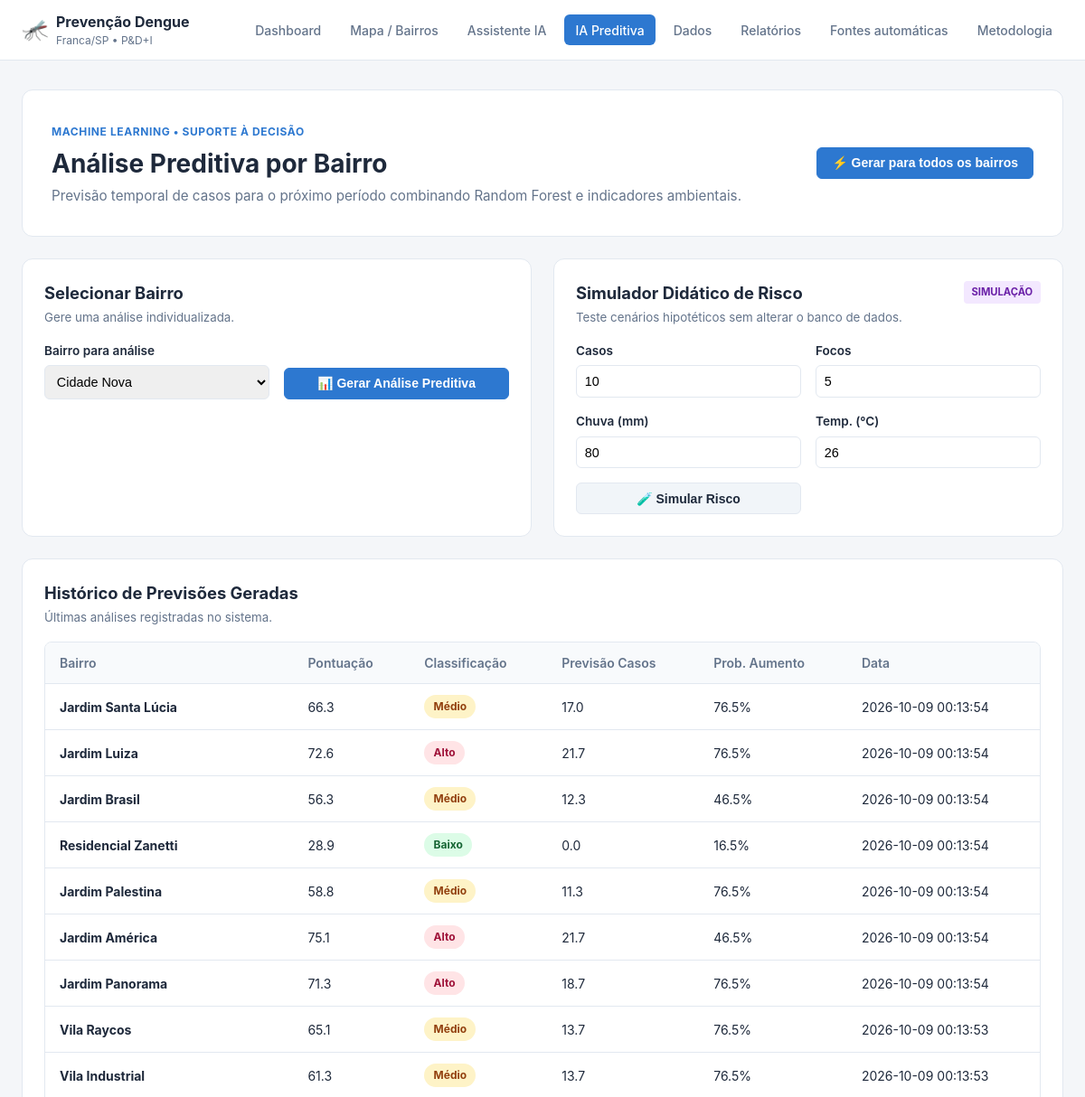
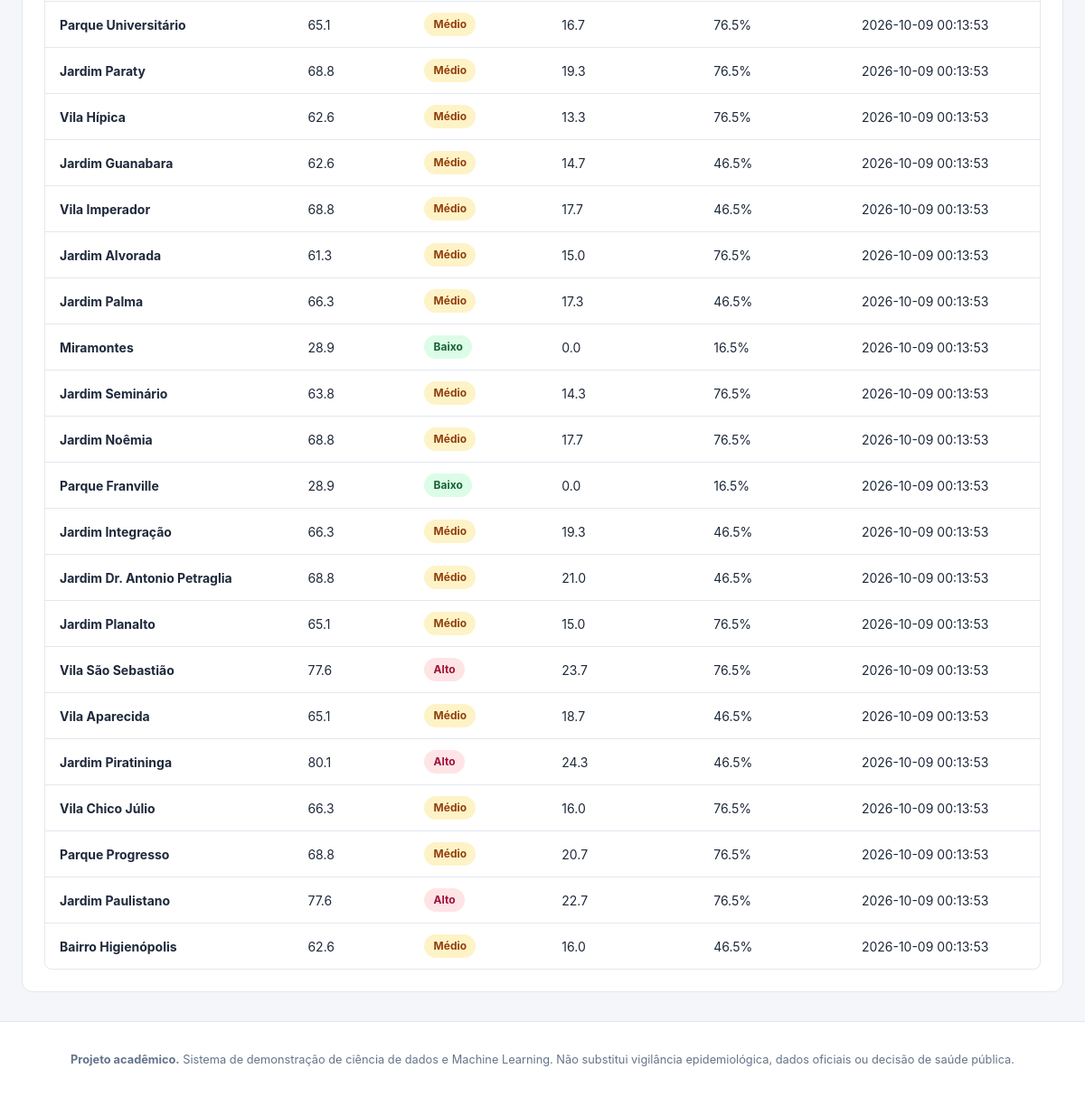
The page /previsao?bairro=2 on the database its author committed (2 pictures, top to bottom).
### tables this page shows
CREATE TABLE previsoes (
            id INTEGER PRIMARY KEY AUTOINCREMENT,
            bairro_id INTEGER NOT NULL,
            data_previsao TEXT DEFAULT CURRENT_TIMESTAMP,
            pontuacao_risco REAL NOT NULL,
            classificacao TEXT NOT NULL,
            fatores_principais TEXT,
            metodo TEXT,
            mae_modelo REAL,
            rmse_modelo REAL,
            r2_modelo REAL,
            mae_teste REAL,
            rmse_teste REAL,
            r2_teste REAL,
            registro_referencia_id INTEGER,
            previsao_casos REAL,
            limite_inferior REAL,
            limite_superior REAL,
            probabilidade_aumento REAL,
            horizonte_periodos INTEGER DEFAULT 1,
            observacao TEXT,
            FOREIGN KEY (bairro_id) REFERENCES bairros(id) ON DELETE CASCADE
        );

CREATE TABLE bairros (
            id INTEGER PRIMARY KEY AUTOINCREMENT,
            nome TEXT NOT NULL UNIQUE,
            populacao INTEGER
        , codigo_ibge_bairro TEXT, latitude REAL, longitude REAL, populacao_origem TEXT DEFAULT 'manual', geometria_origem TEXT);

### app.py (the view, shortened to what this page needs)
@app.route("/previsao", methods=["GET", "POST"])
def previsao():
    conn = get_db()
    bairros = conn.execute("SELECT * FROM bairros ORDER BY nome").fetchall()
    resultado = None
    bairro_selecionado = None
    if request.method == "POST":
        bairro_id = parse_int(request.form.get("bairro_id"), 1)
        bairro_selecionado = conn.execute("SELECT * FROM bairros WHERE id=?", (bairro_id,)).fetchone() if bairro_id else None
        if bairro_selecionado:
            resultado = gerar_previsao(bairro_id, salvar=True)
        else:
            flash("Selecione um bairro válido.", "erro")
    elif request.args.get("bairro", type=int):
        bairro_id = request.args.get("bairro", type=int)
        bairro_selecionado = conn.execute("SELECT * FROM bairros WHERE id=?", (bairro_id,)).fetchone()
    historico = conn.execute("""
        SELECT p.*, b.nome bairro_nome FROM previsoes p
        JOIN bairros b ON b.id=p.bairro_id ORDER BY p.id DESC LIMIT 30
    """).fetchall()
    avaliacao = None
    cache = treinar_modelo_temporal(conn)
    return render_template("previsao.html", bairros=bairros, resultado=resultado,
                           bairro_selecionado=bairro_selecionado, historico=historico, avaliacao=avaliacao)

### app.py (called while the page is built, shortened)
def _configurar_conexao(conn):
    conn.row_factory = sqlite3.Row
    conn.execute(f"PRAGMA busy_timeout = {SQLITE_BUSY_TIMEOUT_MS}")
    conn.execute("PRAGMA foreign_keys = ON")
    try:
        conn.execute("PRAGMA journal_mode = WAL")
    except sqlite3.DatabaseError:
        pass
    return conn

def get_db():
    if "db" not in g:
        g.db = _configurar_conexao(sqlite3.connect(DB_PATH, timeout=30))
    return g.db

@app.teardown_appcontext
def fechar_db(exception=None):
    db = g.pop("db", None)
    if db is not None:
        db.close()

@app.context_processor
def contexto_global():
    def csrf_token():
        token = session.get("_csrf")
        if not token:
            token = secrets.token_urlsafe(32)
            session["_csrf"] = token
        return token
    return {"csrf_token": csrf_token, "status_origem_foco": status_origem_foco}

@app.before_request
def proteger_post():
    if request.method != "POST":
        return

def treinar_modelo_temporal(conn, force=False):
    ultima_mod = conn.execute("SELECT MAX(data_cadastro) FROM dados_historicos").fetchone()[0]
    with _MODEL_LOCK:
        cache_pronto = (
            not force
            and _MODEL_CACHE.get("versao") == MODELO_VERSAO
            and _MODEL_CACHE.get("timestamp") == ultima_mod
            and _MODEL_CACHE.get("df") is not None
        )
        if cache_pronto:
            return _MODEL_CACHE

### templates/previsao.html (shortened to what this page needs)
{% extends "base.html" %}
{% block conteudo %}
<section class="hero">
  <div>
    <span class="eyebrow">MACHINE LEARNING • SUPORTE À DECISÃO</span>
    <h1>Análise Preditiva por Bairro</h1>
    <p class="subtitulo">Previsão temporal de casos para o próximo período combinando Random Forest e indicadores ambientais.</p>
  </div>
  <div class="hero-acoes">
    <form action="{{ url_for('gerar_todas_previsoes') }}" method="post">
      <button class="botao botao-primario" type="submit">⚡ Gerar para todos os bairros</button>
    </form>
  </div>
</section>
<section class="grid-2">
  <div class="painel">
    <div class="painel-cabecalho">
      <div>
        <h2>Selecionar Bairro</h2>
        <small>Gere uma análise individualizada.</small>
      </div>
    </div>
    <form method="post" action="{{ url_for('previsao') }}" class="formulario formulario-grid">
      <label>Bairro para análise
        <select name="bairro_id" required>
          {% for b in bairros %}
            <option value="{{ b.id }}" {% if bairro_selecionado and bairro_selecionado.id == b.id %}selected{% endif %}>{{ b.nome }}</option>
          {% endfor %}
        </select>
      </label>
      <button class="botao botao-primario" type="submit">📊 Gerar Análise Preditiva</button>
    </form>
  </div>
  <div class="painel">
    <div class="painel-cabecalho">
      <div>
        <h2>Simulador Didático de Risco</h2>
        <small>Teste cenários hipotéticos sem alterar o banco de dados.</small>
      </div>
      <span class="tag tag-roxo">Simulação</span>
    </div>
    <form onsubmit="return simularRisco(event)" class="formulario formulario-grid">
      <label>Casos<input type="number" id="simCasos" min="0" value="10"></label>
      <label>Focos<input type="number" id="simFocos" min="0" value="5"></label>
      <label>Chuva (mm)<input type="number" id="simChuva" min="0" value="80"></label>
      <label>Temp. (°C)<input type="number" id="simTemp" min="-10" max="50" value="26"></label>
      <button class="botao botao-secundario" type="submit">🧪 Simular Risco</button>
    </form>
  </div>
</section>
<section class="painel">
  <div class="painel-cabecalho">
    <div>
      <h2>Histórico de Previsões Geradas</h2>
      <small>Últimas análises registradas no sistema.</small>
    </div>
  </div>
  <div class="tabela-scroll">
    <table class="tabela tabela-compacta">
      <thead>
        <tr>
          <th>Bairro</th>
          <th>Pontuação</th>
          <th>Classificação</th>
          <th>Previsão Casos</th>
          <th>Prob. Aumento</th>
          <th>Data</th>
        </tr>
      </thead>
      <tbody>
        {% for item in historico %}
        <tr>
          <td><strong>{{ item.bairro_nome }}</strong></td>
          <td>{{ '%.1f'|format(item.pontuacao_risco) if item.pontuacao_risco is not none else '—' }}</td>
          <td><span class="selo selo-{{ 'vermelho' if item.classificacao == 'Alto' else ('amarelo' if item.classificacao == 'Médio' else 'verde') }}">{{ item.classificacao }}</span></td>
          <td>{{ '%.1f'|format(item.previsao_casos) if item.previsao_casos is not none else '—' }}</td>
          <td>{{ '%.1f'|format(item.probabilidade_aumento * 100) if item.probabilidade_aumento is not none else '—' }}%</td>
          <td>{{ item.data_previsao }}</td>
        </tr>
        {% else %}
        <tr>
          <td colspan="6" class="vazio">Nenhuma previsão gerada ainda.</td>
        </tr>
        {% endfor %}
      </tbody>
    </table>
  </div>
</section>
{% endblock %}

### static/style.css (style rules this page uses)
:root { --primary: #2d78d0; --primary-dark: #1e5cb3; --bg-color: #f4f6f9; --card-bg: #ffffff; --text-main: #1e293b; --text-muted: #64748b; --border-color: #e2e8f0; --red: #e11d48; --yellow: #d97706; --green: #16a34a; --blue: #2563eb; --purple: #7c3aed; --orange: #ea580c; }
* { box-sizing: border-box; margin: 0; padding: 0; }
body { font-family: -apple-system, BlinkMacSystemFont, "Segoe UI", Roboto, Helvetica, Arial, sans-serif; background-color: var(--bg-color); color: var(--text-main); line-height: 1.5; }
.grid-2 { display: grid; grid-template-columns: repeat(auto-fit, minmax(320px, 1fr)); gap: 1.5rem; }
.hero { background: #ffffff; border: 1px solid var(--border-color); border-radius: 12px; padding: 2rem; display: flex; justify-content: space-between; align-items: center; gap: 1.5rem; flex-wrap: wrap; }
.eyebrow { font-size: 0.75rem; font-weight: 700; color: var(--primary); letter-spacing: 0.05em; text-transform: uppercase; }
.hero h1 { font-size: 1.75rem; margin: 0.25rem 0; color: var(--text-main); }
.subtitulo { color: var(--text-muted); font-size: 0.95rem; }
.hero-acoes { display: flex; align-items: center; gap: 0.5rem; flex-wrap: wrap; }
.hero-acoes form { display: inline-flex; margin: 0; }
.painel { background: #ffffff; border: 1px solid var(--border-color); border-radius: 12px; padding: 1.5rem; }
.painel-cabecalho { display: flex; justify-content: space-between; align-items: flex-start; margin-bottom: 1rem; flex-wrap: wrap; gap: 1rem; }
.painel-cabecalho h2 { font-size: 1.15rem; color: var(--text-main); }
.painel-cabecalho small { color: var(--text-muted); display: block; margin-top: 0.2rem; }
.botao { display: inline-flex; align-items: center; justify-content: center; padding: 0.53rem 1rem; font-size: 0.875rem; font-weight: 600; border-radius: 6px; border: 1px solid var(--border-color); background: #ffffff; color: var(--text-main); cursor: pointer; text-decoration: none; transition: background 0.2s; }
.botao-primario { background: var(--primary); color: #ffffff; border-color: var(--primary); }
.botao-secundario { background: #f1f5f9; }
.tag { display: inline-block; padding: 0.25rem 0.55rem; font-size: 0.7rem; font-weight: 700; border-radius: 4px; text-transform: uppercase; white-space: nowrap; width: fit-content; }
.tag-roxo { background: #f3e8ff; color: #6b21a8; }
.selo { display: inline-block; padding: 0.25rem 0.65rem; border-radius: 9999px; font-size: 0.75rem; font-weight: 700; white-space: nowrap; }
.selo-vermelho { background: #ffe4e6; color: #9f1239; }
.selo-amarelo { background: #fef3c7; color: #92400e; }
.selo-verde { background: #dcfce7; color: #166534; }
.tabela-scroll { overflow-x: auto; border-radius: 8px; border: 1px solid var(--border-color); }
.tabela { width: 100%; border-collapse: collapse; text-align: left; font-size: 0.875rem; white-space: nowrap; }
.tabela th, .tabela td { padding: 0.75rem 1rem; border-bottom: 1px solid var(--border-color); }
.tabela th { background: #f8fafc; color: var(--text-muted); font-weight: 600; }
.tabela tr:last-child td { border-bottom: none; }
.formulario-grid { display: grid; grid-template-columns: repeat(auto-fit, minmax(200px, 1fr)); gap: 1rem; align-items: end; }
.formulario label { display: flex; flex-direction: column; gap: 0.4rem; font-size: 0.85rem; font-weight: 600; width: 100%; }
.formulario input, .formulario select { padding: 0.55rem; border: 1px solid var(--border-color); border-radius: 6px; font-size: 0.9rem; width: 100%; }

### rows shown on the page
previsoes: bairro_nome "Jardim Santa Lúcia", pontuacao_risco "66.3", classificacao "Médio", previsao_casos "17.0", probabilidade_aumento "76.5", data_previsao "2026-10-09 00:13:54"
previsoes: bairro_nome "Jardim Luiza", pontuacao_risco "72.6", classificacao "Alto", previsao_casos "21.7", probabilidade_aumento "76.5", data_previsao "2026-10-09 00:13:54"
previsoes: bairro_nome "Jardim Brasil", pontuacao_risco "56.3", classificacao "Médio", previsao_casos "12.3", probabilidade_aumento "46.5", data_previsao "2026-10-09 00:13:54"
previsoes: bairro_nome "Residencial Zanetti", pontuacao_risco "28.9", classificacao "Baixo", previsao_casos "0.0", probabilidade_aumento "16.5", data_previsao "2026-10-09 00:13:54"
previsoes: bairro_nome "Jardim Palestina", pontuacao_risco "58.8", classificacao "Médio", previsao_casos "11.3", probabilidade_aumento "76.5", data_previsao "2026-10-09 00:13:54"
previsoes: bairro_nome "Jardim América", pontuacao_risco "75.1", classificacao "Alto", previsao_casos "21.7", probabilidade_aumento "46.5", data_previsao "2026-10-09 00:13:54"
previsoes: bairro_nome "Jardim Panorama", pontuacao_risco "71.3", classificacao "Alto", previsao_casos "18.7", probabilidade_aumento "76.5", data_previsao "2026-10-09 00:13:54"
previsoes: bairro_nome "Vila Raycos", pontuacao_risco "65.1", classificacao "Médio", previsao_casos "13.7", probabilidade_aumento "76.5", data_previsao "2026-10-09 00:13:53"
previsoes: bairro_nome "Vila Industrial", pontuacao_risco "61.3", classificacao "Médio", previsao_casos "13.7", probabilidade_aumento "76.5", data_previsao "2026-10-09 00:13:53"
previsoes: bairro_nome "Parque Universitário", pontuacao_risco "65.1", classificacao "Médio", previsao_casos "16.7", probabilidade_aumento "76.5", data_previsao "2026-10-09 00:13:53"
previsoes: bairro_nome "Jardim Paraty", pontuacao_risco "68.8", classificacao "Médio", previsao_casos "19.3", probabilidade_aumento "76.5", data_previsao "2026-10-09 00:13:53"
previsoes: bairro_nome "Vila Hípica", pontuacao_risco "62.6", classificacao "Médio", previsao_casos "13.3", probabilidade_aumento "76.5", data_previsao "2026-10-09 00:13:53"
previsoes: bairro_nome "Jardim Guanabara", pontuacao_risco "62.6", classificacao "Médio", previsao_casos "14.7", probabilidade_aumento "46.5", data_previsao "2026-10-09 00:13:53"
previsoes: bairro_nome "Vila Imperador", pontuacao_risco "68.8", classificacao "Médio", previsao_casos "17.7", probabilidade_aumento "46.5", data_previsao "2026-10-09 00:13:53"
previsoes: bairro_nome "Jardim Alvorada", pontuacao_risco "61.3", classificacao "Médio", previsao_casos "15.0", probabilidade_aumento "76.5", data_previsao "2026-10-09 00:13:53"
previsoes: bairro_nome "Jardim Palma", pontuacao_risco "66.3", classificacao "Médio", previsao_casos "17.3", probabilidade_aumento "46.5", data_previsao "2026-10-09 00:13:53"
previsoes: bairro_nome "Miramontes", pontuacao_risco "28.9", classificacao "Baixo", previsao_casos "0.0", probabilidade_aumento "16.5", data_previsao "2026-10-09 00:13:53"
previsoes: bairro_nome "Jardim Seminário", pontuacao_risco "63.8", classificacao "Médio", previsao_casos "14.3", probabilidade_aumento "76.5", data_previsao "2026-10-09 00:13:53"
previsoes: bairro_nome "Jardim Noêmia", pontuacao_risco "68.8", classificacao "Médio", previsao_casos "17.7", probabilidade_aumento "76.5", data_previsao "2026-10-09 00:13:53"
previsoes: bairro_nome "Parque Franville", pontuacao_risco "28.9", classificacao "Baixo", previsao_casos "0.0", probabilidade_aumento "16.5", data_previsao "2026-10-09 00:13:53"
previsoes: bairro_nome "Jardim Integração", pontuacao_risco "66.3", classificacao "Médio", previsao_casos "19.3", probabilidade_aumento "46.5", data_previsao "2026-10-09 00:13:53"
previsoes: bairro_nome "Jardim Dr. Antonio Petraglia", pontuacao_risco "68.8", classificacao "Médio", previsao_casos "21.0", probabilidade_aumento "46.5", data_previsao "2026-10-09 00:13:53"
previsoes: bairro_nome "Jardim Planalto", pontuacao_risco "65.1", classificacao "Médio", previsao_casos "15.0", probabilidade_aumento "76.5", data_previsao "2026-10-09 00:13:53"
previsoes: bairro_nome "Vila São Sebastião", pontuacao_risco "77.6", classificacao "Alto", previsao_casos "23.7", probabilidade_aumento "76.5", data_previsao "2026-10-09 00:13:53"
previsoes: bairro_nome "Vila Aparecida", pontuacao_risco "65.1", classificacao "Médio", previsao_casos "18.7", probabilidade_aumento "46.5", data_previsao "2026-10-09 00:13:53"
previsoes: bairro_nome "Jardim Piratininga", pontuacao_risco "80.1", classificacao "Alto", previsao_casos "24.3", probabilidade_aumento "46.5", data_previsao "2026-10-09 00:13:53"
previsoes: bairro_nome "Vila Chico Júlio", pontuacao_risco "66.3", classificacao "Médio", previsao_casos "16.0", probabilidade_aumento "76.5", data_previsao "2026-10-09 00:13:53"
previsoes: bairro_nome "Parque Progresso", pontuacao_risco "68.8", classificacao "Médio", previsao_casos "20.7", probabilidade_aumento "76.5", data_previsao "2026-10-09 00:13:53"
previsoes: bairro_nome "Jardim Paulistano", pontuacao_risco "77.6", classificacao "Alto", previsao_casos "22.7", probabilidade_aumento "76.5", data_previsao "2026-10-09 00:13:53"
previsoes: bairro_nome "Bairro Higienópolis", pontuacao_risco "62.6", classificacao "Médio", previsao_casos "16.0", probabilidade_aumento "46.5", data_previsao "2026-10-09 00:13:53"

### other values the page prints
form field bairro_id "Cidade Nova"
